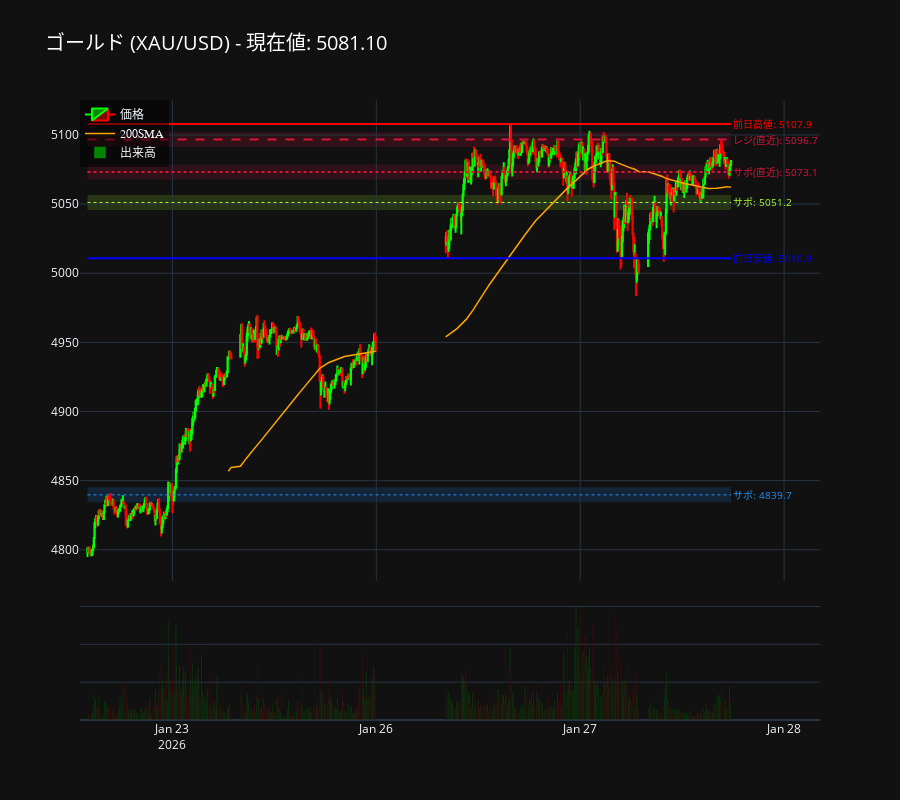

Source (notebook cell):
### Code cell
import yfinance as yf
import pandas as pd
import numpy as np
from datetime import timedelta
from scipy.signal import argrelextrema
import plotly.graph_objects as go
from plotly.subplots import make_subplots

class GoldChartGeneratorPlotly:
    def __init__(self, symbol="GC=F"):
        self.symbol = symbol
        self.df = None
    
    def fetch_data(self, period="5d", interval="5m"):
        print(f"--- {self.symbol} データ取得中 ---")
        try:
            # yfinanceでデータ取得
            df = yf.download(self.symbol, interval=interval, period=period, progress=False)
            if df.empty: return None
            
            # MultiIndexカラム対策
            if isinstance(df.columns, pd.MultiIndex): 
                df.columns = df.columns.get_level_values(0)
            
            # 数値変換
            for col in ["Open", "High", "Low", "Close", "Volume"]:
                df[col] = pd.to_numeric(df[col], errors="coerce")
            
            df.dropna(inplace=True)
            
            # タイムゾーン処理（日本時間へ）
            if df.index.tz is None: 
                df.index = df.index.tz_localize('UTC')
            df.index = df.index.tz_convert('Asia/Tokyo')
            df.index.name = "Datetime"
            
            # テクニカル指標
            df['MA200'] = df['Close'].rolling(window=200).mean()
            self.df = df
            return df
        except Exception as e:
            print(f"データ取得エラー: {e}")
            return None

    def _get_yesterday_levels(self):
        """昨日の高安取得"""
        if self.df is None: return None, None
        last_date = self.df.index[-1].date()
        prev_data = self.df[self.df.index.date < last_date]
        if prev_data.empty: return None, None
        
        target_date = prev_data.index[-1].date()
        target = prev_data[prev_data.index.date == target_date]
        return target['High'].max(), target['Low'].min()

    def _get_strong_levels(self, df, window=15, merge_dist=2.5, min_touches=3):
        """強いサポレジ抽出（ロジック変更なし）"""
        levels = []
        for col, comp in [('High', np.greater), ('Low', np.less)]:
            vals = df[col].values
            idxs = argrelextrema(vals, comparator=comp, order=window)[0]
            for idx in idxs:
                levels.append(df.iloc[idx][col])
        
        levels.sort()
        if not levels: return []

        clusters = []
        if levels:
            current_cluster = [levels[0]]
            for i in range(1, len(levels)):
                if levels[i] - current_cluster[-1] < merge_dist:
                    current_cluster.append(levels[i])
                else:
                    clusters.append(current_cluster)
                    current_cluster = [levels[i]]
            clusters.append(current_cluster)

        strong_zones = []
        for cluster in clusters:
            if len(cluster) >= min_touches:
                strong_zones.append(np.mean(cluster))
        return strong_zones

    def generate_chart(self, display_hours=8):
        if self.df is None:
            print("データがありません")
            return
        
        current_price = self.df['Close'].iloc[-1]
        
        # サポレジ計算
        y_high, y_low = self._get_yesterday_levels()
        levels = self._get_strong_levels(self.df, window=15, merge_dist=2.5, min_touches=3)
        
        res_levels = sorted([x for x in levels if x > current_price])
        sup_levels = sorted([x for x in levels if x < current_price], reverse=True)

        # 全データを使用するが、初期表示範囲（Zoom）だけ直近にするための計算
        last_time = self.df.index[-1]
        start_zoom_time = last_time - timedelta(hours=display_hours)
        
        # --- Plotly 描画開始 ---
        
        # サブプロット作成（設定は以前と同じ）
        fig = make_subplots(
            rows=2, cols=1, 
            shared_xaxes=True, 
            vertical_spacing=0.03, 
            row_heights=[0.8, 0.2],
            specs=[[{"secondary_y": False}], [{"secondary_y": False}]]
        )

        # 1. ローソク足（日本語ラベル）
        fig.add_trace(go.Candlestick(
            x=self.df.index,
            open=self.df['Open'], high=self.df['High'],
            low=self.df['Low'], close=self.df['Close'],
            name='価格',
            increasing_line_color='#00ff00', decreasing_line_color='#ff0000'
        ), row=1, col=1)

        # 2. MA200
        fig.add_trace(go.Scatter(
            x=self.df.index, y=self.df['MA200'],
            mode='lines', name='200SMA',
            line=dict(color='orange', width=1.5)
        ), row=1, col=1)

        # 3. 出来高
        colors_vol = ['#00ff00' if c >= o else '#ff0000' 
                      for c, o in zip(self.df['Close'], self.df['Open'])]
        
        fig.add_trace(go.Bar(
            x=self.df.index, y=self.df['Volume'],
            name='出来高',
            marker_color=colors_vol,
            opacity=0.5
        ), row=2, col=1)

        # 水平線描画関数
        def add_level_line(fig, price, color, style, width, label, is_zone=False):
            # ゾーン（帯）
            if is_zone:
                fig.add_shape(type="line",
                    x0=self.df.index[0], x1=self.df.index[-1], # 全期間に引く
                    y0=price, y1=price,
                    line=dict(color=color, width=15),
                    opacity=0.15,
                    layer="below", row=1, col=1
                )
            
            # 線
            fig.add_shape(type="line",
                x0=self.df.index[0], x1=self.df.index[-1], # 全期間に引く
                y0=price, y1=price,
                line=dict(color=color, width=width, dash=style),
                opacity=1.0,
                row=1, col=1
            )
            
            # ラベル（最新の足の横に表示）
            fig.add_annotation(
                x=self.df.index[-1], y=price,
                text=f"{label}: {price:.1f}",
                showarrow=False,
                xanchor="left",
                font=dict(color=color, size=10),
                row=1, col=1
            )

        NEON_COLORS = ['#FFD700', '#00FFFF', '#FF00FF', '#ADFF2F', '#1E90FF']

        # A. 昨日の高安
        if y_high: add_level_line(fig, y_high, 'red', 'solid', 2, "前日高値")
        if y_low: add_level_line(fig, y_low, 'blue', 'solid', 2, "前日安値")

        # B. レジスタンス
        for i, level in enumerate(res_levels):
            if i == 0:
                add_level_line(fig, level, '#DC143C', 'dash', 2, "レジ(直近)", is_zone=True)
            else:
                col = NEON_COLORS[i % len(NEON_COLORS)]
                add_level_line(fig, level, col, 'dot', 1, "レジ", is_zone=True)

        # C. サポート
        for i, level in enumerate(sup_levels):
            if i == 0:
                add_level_line(fig, level, '#DC143C', 'dot', 2, "サポ(直近)", is_zone=True)
            else:
                col = NEON_COLORS[(i + 2) % len(NEON_COLORS)]
                add_level_line(fig, level, col, 'dot', 1, "サポ", is_zone=True)

        # --- チャート設定 ---
        fig.update_layout(
            title=dict(text=f"ゴールド (XAU/USD) - 現在値: {current_price:.2f}", font=dict(color='white', size=20)),
            template="plotly_dark",
            xaxis_rangeslider_visible=False,
            height=800,
            showlegend=True,
            legend=dict(x=0, y=1, bgcolor='rgba(0,0,0,0.5)', font=dict(family="Meiryo")), # 日本語フォント対応
            hovermode='x unified',
            dragmode='pan'
        )

        # --- 軸設定と初期ズーム、および休日削除 ---
        
        # 週末（土・日）を非表示にする設定
        # bounds=["sat", "mon"] は 土曜から月曜までをスキップする設定です
        rangebreaks_config = [
            dict(bounds=["sat", "mon"]), 
        ]

        fig.update_xaxes(
            # 初期表示範囲を「直近8時間」に設定（データ自体は全部あるのでズームアウト可能）
            range=[start_zoom_time, last_time + timedelta(minutes=30)],
            
            rangebreaks=rangebreaks_config, # ★ここで休日を削除
            
            showspikes=True,       
            spikecolor="white",    
            spikesnap="cursor",    
            spikemode="across",    
            spikethickness=1,
            row=1, col=1
        )
        
        fig.update_yaxes(
            showspikes=True,
            spikecolor="white",
            spikesnap="cursor",
            spikemode="across",
            spikethickness=1,
            row=1, col=1
        )
        
        # 出来高チャートのY軸ラベル削除（すっきりさせるため）
        fig.update_yaxes(showticklabels=False, row=2, col=1)

        print(f"現在価格: {current_price:.2f}")
        fig.show()

if __name__ == "__main__":
    gen = GoldChartGeneratorPlotly()
    # 5日分のデータを取得するが、初期表示は直近8時間になる
    df = gen.fetch_data(period="5d", interval="5m")
    if df is not None:
        gen.generate_chart(display_hours=8)

### Figure 1 — Plotly figure (JSON) as saved in the notebook; plotly's stock layout.template omitted (floating-point values rounded to 4 significant figures; data arrays with more than 128 entries replaced by an {"elided": "..."} marker saying what was removed)
{"data": [{"close": {"elided": "872 float values"}, "decreasing": {"line": {"color": "#ff0000"}}, "high": {"elided": "872 float values"}, "increasing": {"line": {"color": "#00ff00"}}, "low": {"elided": "872 float values"}, "name": "価格", "open": {"elided": "872 float values"}, "type": "candlestick", "x": {"elided": "872 str values"}, "xaxis": "x", "yaxis": "y"}, {"line": {"color": "orange", "width": 1.5}, "mode": "lines", "name": "200SMA", "type": "scatter", "x": {"elided": "872 str values"}, "xaxis": "x", "y": {"elided": "872 float values"}, "yaxis": "y"}, {"marker": {"color": {"elided": "872 str values"}}, "name": "出来高", "opacity": 0.5, "type": "bar", "x": {"elided": "872 str values"}, "xaxis": "x2", "y": {"elided": "872 int values"}, "yaxis": "y2"}], "layout": {"annotations": [{"font": {"color": "red", "size": 10}, "showarrow": false, "text": "前日高値: 5107.9", "x": "2026-01-27T17:45:00+09:00", "xanchor": "left", "xref": "x", "y": 5108.0, "yref": "y"}, {"font": {"color": "blue", "size": 10}, "showarrow": false, "text": "前日安値: 5010.9", "x": "2026-01-27T17:45:00+09:00", "xanchor": "left", "xref": "x", "y": 5011.0, "yref": "y"}, {"font": {"color": "#DC143C", "size": 10}, "showarrow": false, "text": "レジ(直近): 5096.7", "x": "2026-01-27T17:45:00+09:00", "xanchor": "left", "xref": "x", "y": 5097.0, "yref": "y"}, {"font": {"color": "#DC143C", "size": 10}, "showarrow": false, "text": "サポ(直近): 5073.1", "x": "2026-01-27T17:45:00+09:00", "xanchor": "left", "xref": "x", "y": 5073.0, "yref": "y"}, {"font": {"color": "#ADFF2F", "size": 10}, "showarrow": false, "text": "サポ: 5051.2", "x": "2026-01-27T17:45:00+09:00", "xanchor": "left", "xref": "x", "y": 5051.0, "yref": "y"}, {"font": {"color": "#1E90FF", "size": 10}, "showarrow": false, "text": "サポ: 4839.7", "x": "2026-01-27T17:45:00+09:00", "xanchor": "left", "xref": "x", "y": 4840.0, "yref": "y"}], "dragmode": "pan", "height": 800, "hovermode": "x unified", "legend": {"bgcolor": "rgba(0,0,0,0.5)", "font": {"family": "Meiryo"}, "x": 0, "y": 1}, "shapes": [{"line": {"color": "red", "dash": "solid", "width": 2}, "opacity": 1, "type": "line", "x0": "2026-01-22T14:00:00+09:00", "x1": "2026-01-27T17:45:00+09:00", "xref": "x", "y0": 5108.0, "y1": 5108.0, "yref": "y"}, {"line": {"color": "blue", "dash": "solid", "width": 2}, "opacity": 1, "type": "line", "x0": "2026-01-22T14:00:00+09:00", "x1": "2026-01-27T17:45:00+09:00", "xref": "x", "y0": 5011.0, "y1": 5011.0, "yref": "y"}, {"layer": "below", "line": {"color": "#DC143C", "width": 15}, "opacity": 0.15, "type": "line", "x0": "2026-01-22T14:00:00+09:00", "x1": "2026-01-27T17:45:00+09:00", "xref": "x", "y0": 5097.0, "y1": 5097.0, "yref": "y"}, {"line": {"color": "#DC143C", "dash": "dash", "width": 2}, "opacity": 1, "type": "line", "x0": "2026-01-22T14:00:00+09:00", "x1": "2026-01-27T17:45:00+09:00", "xref": "x", "y0": 5097.0, "y1": 5097.0, "yref": "y"}, {"layer": "below", "line": {"color": "#DC143C", "width": 15}, "opacity": 0.15, "type": "line", "x0": "2026-01-22T14:00:00+09:00", "x1": "2026-01-27T17:45:00+09:00", "xref": "x", "y0": 5073.0, "y1": 5073.0, "yref": "y"}, {"line": {"color": "#DC143C", "dash": "dot", "width": 2}, "opacity": 1, "type": "line", "x0": "2026-01-22T14:00:00+09:00", "x1": "2026-01-27T17:45:00+09:00", "xref": "x", "y0": 5073.0, "y1": 5073.0, "yref": "y"}, {"layer": "below", "line": {"color": "#ADFF2F", "width": 15}, "opacity": 0.15, "type": "line", "x0": "2026-01-22T14:00:00+09:00", "x1": "2026-01-27T17:45:00+09:00", "xref": "x", "y0": 5051.0, "y1": 5051.0, "yref": "y"}, {"line": {"color": "#ADFF2F", "dash": "dot", "width": 1}, "opacity": 1, "type": "line", "x0": "2026-01-22T14:00:00+09:00", "x1": "2026-01-27T17:45:00+09:00", "xref": "x", "y0": 5051.0, "y1": 5051.0, "yref": "y"}, {"layer": "below", "line": {"color": "#1E90FF", "width": 15}, "opacity": 0.15, "type": "line", "x0": "2026-01-22T14:00:00+09:00", "x1": "2026-01-27T17:45:00+09:00", "xref": "x", "y0": 4840.0, "y1": 4840.0, "yref": "y"}, {"line": {"color": "#1E90FF", "dash": "dot", "width": 1}, "opacity": 1, "type": "line", "x0": "2026-01-22T14:00:00+09:00", "x1": "2026-01-27T17:45:00+09:00", "xref": "x", "y0": 4840.0, "y1": 4840.0, "yref": "y"}], "showlegend": true, "title": {"font": {"color": "white", "size": 20}, "text": "ゴールド (XAU/USD) - 現在値: 5081.10"}, "xaxis": {"anchor": "y", "domain": [0, 1], "matches": "x2", "range": ["2026-01-27T09:45:00+09:00", "2026-01-27T18:15:00+09:00"], "rangebreaks": [{"bounds": ["sat", "mon"]}], "rangeslider": {"visible": false}, "showspikes": true, "showticklabels": false, "spikecolor": "white", "spikemode": "across", "spikesnap": "cursor", "spikethickness": 1}, "xaxis2": {"anchor": "y2", "domain": [0, 1]}, "yaxis": {"anchor": "x", "domain": [0.224, 1], "showspikes": true, "spikecolor": "white", "spikemode": "across", "spikesnap": "cursor", "spikethickness": 1}, "yaxis2": {"anchor": "x2", "domain": [0, 0.194], "showticklabels": false}}}
